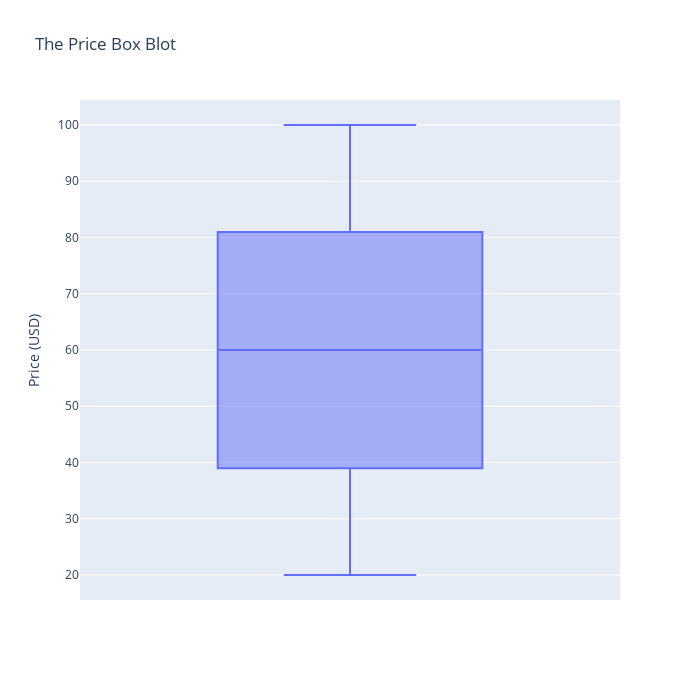

The notebook cell this image was saved under:
### Code cell
fig = px.box(y = df["Price_in_USD"],
            title="The Price Box Blot",
            height= 680, width=700, labels={"y" :"Price (USD)"})

iplot(fig)

### Figure 1 — Plotly figure (JSON) as saved in the notebook; plotly's stock layout.template omitted (floating-point values rounded to 4 significant figures; data arrays with more than 128 entries replaced by an {"elided": "..."} marker saying what was removed)
{"data": [{"alignmentgroup": "True", "hovertemplate": "Price (USD)=%{y}<extra></extra>", "legendgroup": "", "marker": {"color": "#636efa"}, "name": "", "notched": false, "offsetgroup": "", "orientation": "v", "showlegend": false, "type": "box", "x0": " ", "xaxis": "x", "y": {"elided": "3900 int values"}, "y0": " ", "yaxis": "y"}], "layout": {"boxmode": "group", "height": 680, "legend": {"tracegroupgap": 0}, "title": {"text": "The Price Box Blot"}, "width": 700, "xaxis": {"anchor": "y", "domain": [0, 1]}, "yaxis": {"anchor": "x", "domain": [0, 1], "title": {"text": "Price (USD)"}}}}
